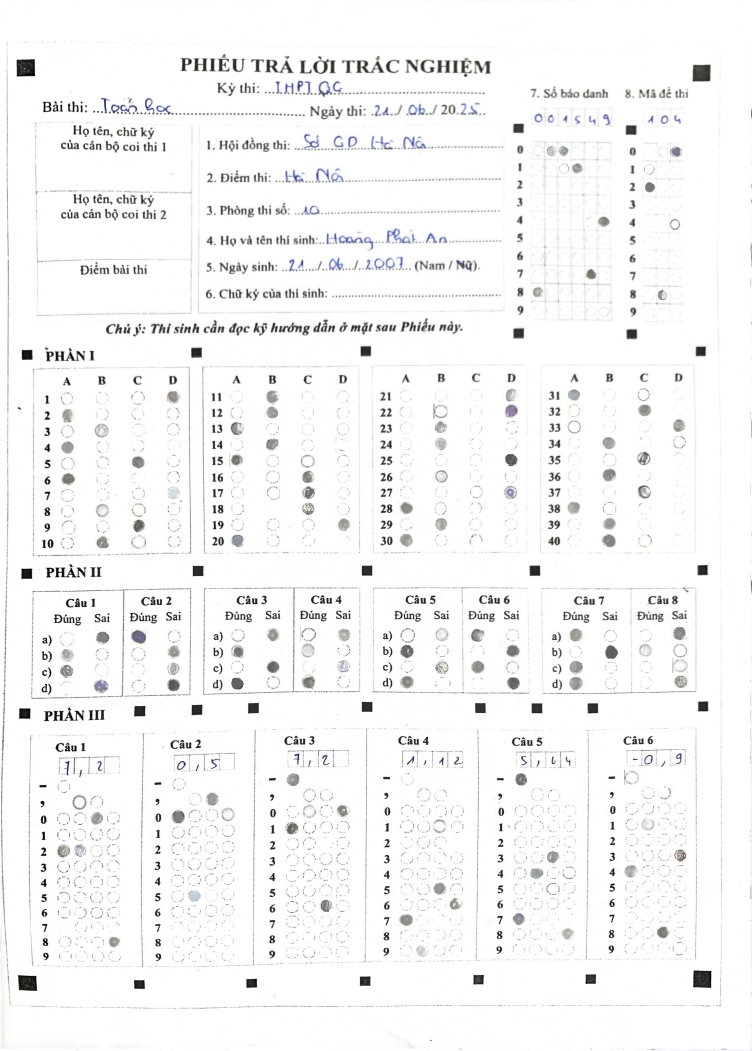
#> input picture IMG_3960_iter_0.jpg, 2255 x 3151 px, found by its file name (shown at 1/3 size)
$ python test_grid.py
#> lines starting #> are read from the running program, lines starting #| are printed output that depends on the picture; after the words box and inside, x2 and y2 are one past the last pixel; in counts of white or black regions, pixels touching at a corner belong together; long printed decimals are rounded
### multichoice_result_processing/image_processing.py
import cv2

def getNails(image_path):
    """
    Detects black squares in a given image and saves the output to a file.

    This function takes an image path, an output image path, and an output text path as input.
    It reads the image, processes it to find the centers of black squares, and saves the results
    in both an annotated image and a text file in YOLOv8 format.

    The coordinates of each detected square's center are also written beside the corresponding box
    in the annotated image.

    :param image_path: Path to the input image
    :param output_image_path: Path to the annotated output image
    :param output_txt_path: Path to the output text file
    :return: List of centers of the black squares in YOLOv8 format
    """
#> called with image_path = 'IMG_3960_iter_0.jpg'
    image = cv2.imread(image_path)
#> image is the input picture: shape (3151, 2255, 3); mean B, G, R 245.8, 245.7, 245.7
    gray = cv2.cvtColor(image, cv2.COLOR_BGR2GRAY)
    gray = cv2.GaussianBlur(gray, (5, 5), 0)

    # Threshold the grayscale image
    _, thresh = cv2.threshold(gray, 128, 255, cv2.THRESH_BINARY_INV)
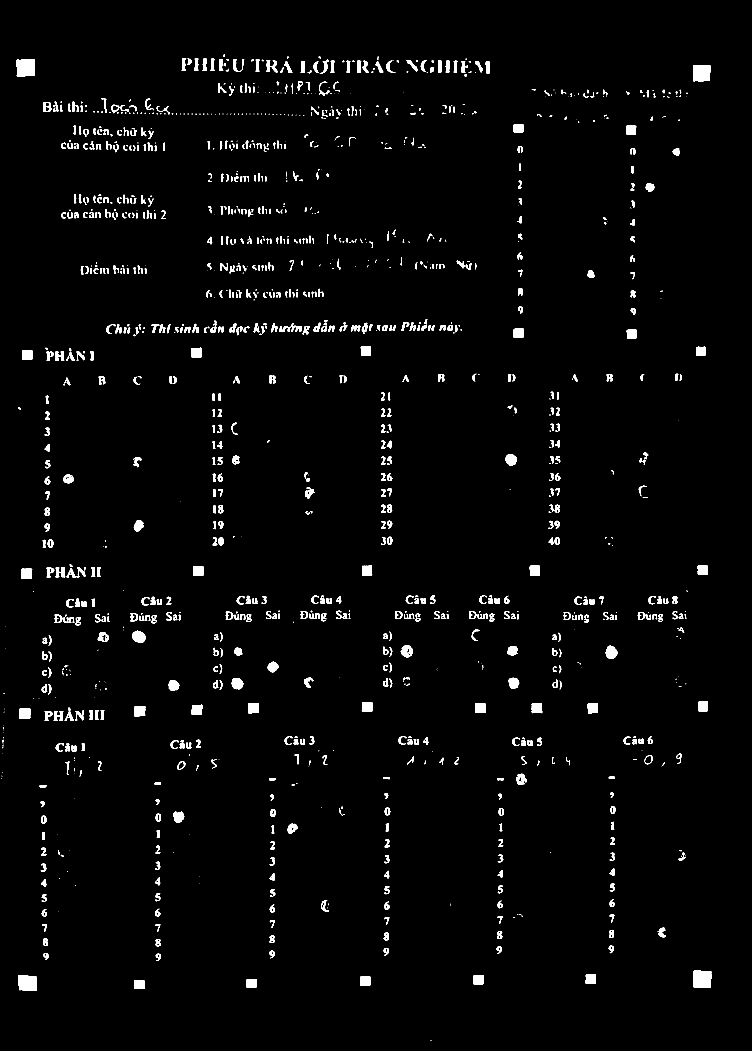
#> thresh: shape (3151, 2255) (shown at 1/3 size); 2.2% white; 1294 white regions (402 under 20 px)

    # Find contours in the thresholded image
    contours, _ = cv2.findContours(thresh, cv2.RETR_EXTERNAL, cv2.CHAIN_APPROX_SIMPLE)
#> contours = 1294 contours, 484 with area under 20; largest, box (x1, y1, x2, y2) and area: (50, 178, 105, 229) 2566, (2080, 2912, 2134, 2963) 2548, (2079, 195, 2131, 244) 2364, (55, 2926, 111, 2972) 2278, (397, 1892, 437, 1929) 1051

    centers = []
    image_height, image_width = image.shape[:2]

    for contour in contours:
        # Approximate the contour to a polygon
        epsilon = 0.03 * cv2.arcLength(contour, True)
        approx = cv2.approxPolyDP(contour, epsilon, True)

        # Check if the polygon is a quadrilateral
        if len(approx) == 4:
            x, y, w, h = cv2.boundingRect(approx)
            aspect_ratio = w / float(h)

            # Ensure it's a square and of a reasonable size
            if 0.7 < aspect_ratio < 1.25 and w > 12 and h > 12:
                roi = thresh[y:y+h, x:x+w]
                black_pixels = cv2.countNonZero(roi)
                total_pixels = w * h
                fill_ratio = black_pixels / total_pixels

                # Check if the square is mostly filled
                if fill_ratio > 0.9:
                    M = cv2.moments(contour)
                    if M["m00"] != 0:
                        center_x = int(M["m10"] / M["m00"])
                        center_y = int(M["m01"] / M["m00"])

                        # Convert to YOLOv8 format
                        yolov8_x = center_x / image_width
                        yolov8_y = center_y / image_height

                        centers.append((yolov8_x, yolov8_y))

                        # Annotate the image
                        cv2.circle(image, (center_x, center_y), 5, (0, 0, 255), -1)
                        cv2.rectangle(image, (x, y), (x + w, y + h), (0, 255, 0), 2)

                        # Write coordinates beside the black box (Black text color)
                        coordinate_text = f"({yolov8_x:.4f}, {yolov8_y:.4f})"
                        cv2.putText(image, coordinate_text, (center_x + 10, center_y - 10),
                                    cv2.FONT_HERSHEY_SIMPLEX, 0.5, (0, 0, 0), 1, cv2.LINE_AA)
#> this loop made 1294 passes
#> (epsilon, approx, x, y, w, h, aspect_ratio, black_pixels) on passes 2 to 5: (3.25, [[403, 2941], [404, 2965], [433, 2965], [432, 2941]], 403, 2941, 31, 25, 1.24, 767), (3.28, [[740, 2938], [740, 2962], [770, 2960], [769, 2937]], 740, 2937, 31, 26, 1.19, 782), (3.32, [[1080, 2931], [1080, 2956], [1110, 2955], [1110, 2930]], 1080, 2930, 31, 27, 1.15, 835), (5.87, [[55, 2926], [57, 2969], [110, 2971], [107, 2928]], 55, 2926, 56, 46, 1.22, 2375)
#> pass 2, in getNails, `roi = thresh[y:y+h, x:x+w]`:
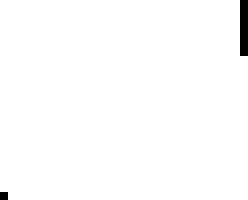
#> roi: shape (25, 31) (shown 8 times larger); 99% white; black in thin lines or dots
#> pass 3, in getNails, `roi = thresh[y:y+h, x:x+w]`:
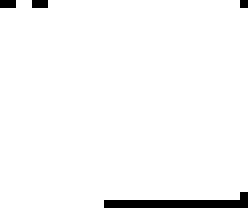
#> roi: shape (26, 31) (shown 8 times larger); 97% white; black in thin lines or dots
#> after the loop:
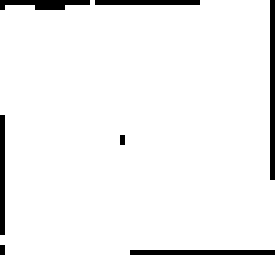
#> roi: shape (51, 55) (shown 5 times larger); 95% white; black in thin lines or dots
#> after the loop, centers = 31 pairs, first value 0.0324 to 0.935, second value 0.0644 to 0.937

    # [10 lines of commented-out code are left out]
    return centers

### multichoice_result_processing/grid_info.py
# bubble_detection.py
from sklearn.cluster import DBSCAN
import numpy as np
from bubble_classify import sort_to_convex_quadrilateral
def getDotsbetween(centers, dot1, dot2, axis=1):
    """
    Finds all dots with coordinates between the values of two given dots along a specified axis.

    :param centers: List of all points in the format [(x, y), ...]
    :param dot1: The first reference dot as (x, y)
    :param dot2: The second reference dot as (x, y)
    :param axis: The axis to filter by ('x' or 'y')
    :return: List of dots with coordinates between dot1 and dot2 on the specified axis
    """
    if axis not in (0, 1):
        raise ValueError("Invalid axis. Choose 'x' or 'y'.")

    # Extract the values for the chosen axis
    coord1, coord2 = dot1[axis], dot2[axis]

    # Determine the range (min and max values on the chosen axis)
    coord_min, coord_max = min(coord1, coord2)-0.002, max(coord1, coord2)+0.002

    # Filter points with coordinates within the range on the chosen axis
    dots_in_range = [
        point for point in centers if coord_min <= point[axis] <= coord_max
    ]

    return dots_in_range
def linearForwardDot(dotA,dotB,k=0.56):
    """
    Linear forward a dot with the start from A

    :param dotA: the first dot a tupple of (x,y)
    :param dotB: the second dot
    :param k: define the scale
    :return a tupple (x,y)
    """
    newdot = (
    k*(dotB[0] - dotA[0]) + dotA[0],  # x-coordinate
    k*(dotB[1] - dotA[1]) + dotA[1]   # y-coordinate
    )
    return newdot

# [8 lines left out: function flattenMatrix, not called in this run]

def getGridmatrix(centers):
    """
    Finds the 5 points with the highest x values, sorts them by y values,
    and draws lines sequentially between consecutive points.

    Appends leftover points from centers (not in dots_matrix) to dots_matrix,
    with specific conditions for inclusion based on y-values.

    :param centers: List of center coordinates in YOLOv8 format [(x, y), ...]
    :return: Dots matrix containing points between drawn lines and leftover points
    """
    if len(centers) < 2:
        print("Not enough points to draw lines.")
        return []

    # Find the 5 points with the highest and lowest x values
    top_5_x_max = sorted(centers, key=lambda p: p[0], reverse=True)[:5]
    top_5_x_min = sorted(centers, key=lambda p: p[0])[:5]

    # Sort the points by their y values
    top_5_x_max_sorted_by_y = sorted(top_5_x_max, key=lambda p: p[1])
    top_5_x_min_sorted_by_y = sorted(top_5_x_min, key=lambda p: p[1])

    # Initialize the matrix to store dots found between pairs
    dots_matrix = []

    # Draw lines sequentially between the sorted points
    for i in range(len(top_5_x_max_sorted_by_y) - 1):
        point1 = top_5_x_max_sorted_by_y[i]
        point2 = top_5_x_max_sorted_by_y[i + 1]

    for i in range(len(top_5_x_min_sorted_by_y) - 1):
        point1 = top_5_x_min_sorted_by_y[i]
        point2 = top_5_x_min_sorted_by_y[i + 1]

    for i in range(len(top_5_x_min_sorted_by_y)):
        point1 = top_5_x_min_sorted_by_y[i]
        point2 = top_5_x_max_sorted_by_y[i]
        # Find dots between these two points
        # Sort from lowest x to highest
        dots_between = sorted(getDotsbetween(centers, point1, point2, 1), key=lambda p: p[0])
        # Add to the matrix
        dots_matrix.append(dots_between)

    # Complement the lost dot by vector trick
    dots_buffer = (0, 0)
    dots_matrix[1].append(dots_buffer)
    dots_matrix[1][4] = dots_matrix[1][3]

    dots_matrix[1][3] = (
        dots_matrix[1][4][0] - dots_matrix[2][4][0] + dots_matrix[2][3][0],  # x-coordinate
        dots_matrix[1][4][1] - dots_matrix[2][4][1] + dots_matrix[2][3][1]   # y-coordinate
    )

    # Get leftover points not in dots_matrix
    used_points = {tuple(dot) for row in dots_matrix for dot in row}
    leftover_points = [point for point in centers if tuple(point) not in used_points]

    # Sort leftover points by y-values
    leftover_sorted_by_y = sorted(leftover_points, key=lambda p: p[1])

    # Get the smallest and second smallest y-value points
    smallest_and_second_smallest_y = leftover_sorted_by_y[:2] if len(leftover_sorted_by_y) >= 2 else []
    print("The smallest_and second smallest",smallest_and_second_smallest_y)
    # Find 2 nearest points to any point with y < dots_matrix[1][0]
    reference_y = dots_matrix[1][0][1]
    smaller_y_points = [point for point in leftover_points if point[1] < reference_y]
    nearest_points = sorted(smaller_y_points, key=lambda p: abs(p[1] - reference_y))[:2]
    print("nearest point is",nearest_points)
    # Append the specific leftover points to the matrix
    dots_matrix.append(smallest_and_second_smallest_y)
    dots_matrix[5].append(nearest_points[0])
    dots_matrix[5].append(nearest_points[1])
    print("The dotmatrix5 is ",dots_matrix[5])
    return dots_matrix

def getExtractsections(matrix_dots):
    # Initialize 'sections' as a 4x6 2D list
    sections = [[None for _ in range(8)] for _ in range(4)]  # Creates a 4x6 list filled with None
    # Assign values to the sections
    sections[0][0] = sort_to_convex_quadrilateral(matrix_dots[5])
    sections[0][1] = sort_to_convex_quadrilateral((matrix_dots[0][1], matrix_dots[1][4], sections[0][0][1], sections[0][0][2]))
    sections[1][0] = sort_to_convex_quadrilateral((matrix_dots[1][0], matrix_dots[1][1], matrix_dots[2][0], matrix_dots[2][1]))
    sections[1][1] = sort_to_convex_quadrilateral((matrix_dots[1][1], matrix_dots[1][2], matrix_dots[2][1], matrix_dots[2][2]))
    sections[1][2] = sort_to_convex_quadrilateral((matrix_dots[1][2], matrix_dots[1][3], matrix_dots[2][2], matrix_dots[2][3]))
    sections[1][3] = sort_to_convex_quadrilateral((matrix_dots[1][3], matrix_dots[1][4], matrix_dots[2][3], matrix_dots[2][4]))
    sections[2][0] = sort_to_convex_quadrilateral((matrix_dots[2][0], linearForwardDot(matrix_dots[2][0],matrix_dots[2][1]),
                                                   matrix_dots[3][0],linearForwardDot(matrix_dots[3][0],matrix_dots[3][1])))
    sections[2][1] = sort_to_convex_quadrilateral((matrix_dots[2][1], linearForwardDot(matrix_dots[2][0],matrix_dots[2][1]),
                                                   matrix_dots[3][2],linearForwardDot(matrix_dots[3][0],matrix_dots[3][2])))

    sections[2][2] = sort_to_convex_quadrilateral((matrix_dots[2][1], linearForwardDot(matrix_dots[2][1],matrix_dots[2][2]),
                                                   matrix_dots[3][2],linearForwardDot(matrix_dots[3][2],matrix_dots[3][4])))
    sections[2][3] = sort_to_convex_quadrilateral((matrix_dots[2][2], linearForwardDot(matrix_dots[2][1],matrix_dots[2][2]),
                                                   matrix_dots[3][4],linearForwardDot(matrix_dots[3][2],matrix_dots[3][4])))

    sections[2][4] = sort_to_convex_quadrilateral((matrix_dots[2][2], linearForwardDot(matrix_dots[2][2],matrix_dots[2][3]),
                                                   matrix_dots[3][4],linearForwardDot(matrix_dots[3][4],matrix_dots[3][6])))
    sections[2][5] = sort_to_convex_quadrilateral((matrix_dots[2][3], linearForwardDot(matrix_dots[2][2],matrix_dots[2][3]),
                                                   matrix_dots[3][6],linearForwardDot(matrix_dots[3][4],matrix_dots[3][6])))

    sections[2][6] = sort_to_convex_quadrilateral((matrix_dots[2][3], linearForwardDot(matrix_dots[2][3],matrix_dots[2][4]),
                                                   matrix_dots[3][6],linearForwardDot(matrix_dots[3][6],matrix_dots[3][8])))
    sections[2][7] = sort_to_convex_quadrilateral((matrix_dots[2][4], linearForwardDot(matrix_dots[2][3],matrix_dots[2][4]),
                                                   matrix_dots[3][8],linearForwardDot(matrix_dots[3][6],matrix_dots[3][8])))
    sections[3][0] = sort_to_convex_quadrilateral((matrix_dots[3][0], matrix_dots[4][0], matrix_dots[3][1], matrix_dots[4][1]))
    sections[3][1] = sort_to_convex_quadrilateral((matrix_dots[3][1], matrix_dots[4][1], matrix_dots[3][3], matrix_dots[4][2]))
    sections[3][2] = sort_to_convex_quadrilateral((matrix_dots[3][3], matrix_dots[4][2], matrix_dots[3][4], matrix_dots[4][3]))
    sections[3][3] = sort_to_convex_quadrilateral((matrix_dots[3][4], matrix_dots[4][3], matrix_dots[3][5], matrix_dots[4][4]))
    sections[3][4] = sort_to_convex_quadrilateral((matrix_dots[3][5], matrix_dots[4][4], matrix_dots[3][7], matrix_dots[4][5]))
    sections[3][5] = sort_to_convex_quadrilateral((matrix_dots[3][7], matrix_dots[4][5], matrix_dots[3][8], matrix_dots[4][6]))

    return sections

# [4 lines that do not run on import are left out]

### multichoice_result_processing/visualization.py
# visualization.py
import cv2
import matplotlib.pyplot as plt
from utilities import generate_random_colors
import random


def drawDots(image_path, dots, output_path="draw_dots.jpg", dot_radius=10,random_color = 0):
    """
    Draws large dots on an image based on YOLOv8 format coordinates with random colors.

    :param image_path: Path to the input image
    :param dots: A list of (x, y) coordinates scaled between 0 and 1
    :param output_path: Path to save the output image with dots drawn
    :param dot_radius: Radius of the dots (default is 10)
    :return: None (saves the output image to `output_path`)
    """
    # Load the image
    image = cv2.imread(image_path)
    if image is None:
        raise FileNotFoundError(f"Image not found at {image_path}")

    height, width, _ = image.shape

    if random_color == 1:
        # Generate a random color in BGR format
        color = (random.randint(0, 255), random.randint(0, 255), random.randint(0, 255))
    else:
        color = (0,0,255)
    # Draw each dot on the image with a random color
    for dot in dots:
        # Convert normalized coordinates to pixel values
        x = int(dot[0] * width)
        y = int(dot[1] * height)

        # Draw a circle (dot) on the image
        cv2.circle(image, (x, y), dot_radius, color, thickness=-1)  # -1 fills the circle

    # Save the output image
    cv2.imwrite(output_path, image)
    print(f"Output image saved at {output_path}")

# [52 lines left out: functions drawClustereddots, visualize_batches, not called in this run]

### multichoice_result_processing/bubble_classify.py
from shapely.geometry import Point, Polygon
import math
import numpy as np
from sklearn.cluster import DBSCAN
from utilities import append_to_file

def sort_to_convex_quadrilateral(dots):
    """
    Sorts a tuple of 4 dots into the order of a convex quadrilateral.

    :param dots: A tuple or list of 4 tuples, each representing (x, y) coordinates of a point
    :return: A list of 4 tuples sorted into a convex quadrilateral order
    """
    if len(dots) != 4:
        raise ValueError("Input must contain exactly 4 dots.")

    # Calculate the centroid of the points
    centroid_x = sum(dot[0] for dot in dots) / 4
    centroid_y = sum(dot[1] for dot in dots) / 4

    # Function to calculate the polar angle of a point relative to the centroid
    def polar_angle(dot):
        x, y = dot
        return math.atan2(y - centroid_y, x - centroid_x)

    # Sort the dots by their polar angle relative to the centroid
    sorted_dots = sorted(dots, key=polar_angle)
    return sorted_dots

class BubbleClassifier:
    def __init__(self, grid_section, dots):
        self.grid_section = grid_section
        self.dots = dots

    # [105 lines left out: functions dots_in_quadrilateral, classify_batches, process_batches_to_file, process_grid_section, not called in this run]

# [32 lines of commented-out code are left out]

### multichoice_result_processing/test_grid.py
import image_processing
import grid_info
import visualization
input_image_path = 'IMG_3960_iter_0.jpg'
#input_data = 'IMG_1581_iter_0.txt'
result_txt_path = 'results_test_2.txt'

centers = image_processing.getNails(input_image_path)
#centers_duc=image_processing.detect_black_square_centers(input_image_path)
#visualization.drawDots(input_image_path,"draw_centers_duc.jpg")
#visualization.drawDots(input_image_path,centers,"draw_centers.jpg")
gridmatrix=grid_info.getGridmatrix(centers)
#> in getGridmatrix, `top_5_x_max = sorted(centers, key=lambda p: p[0], reverse=True)[:5]`: top_5_x_max = [(0.935, 0.672), (0.934, 0.542), (0.934, 0.932), (0.933, 0.0692), (0.932, 0.334)]
#> in getGridmatrix, `top_5_x_min = sorted(centers, key=lambda p: p[0])[:5]`: top_5_x_min = [(0.0324, 0.679), (0.0337, 0.0644), (0.035, 0.546), (0.0359, 0.338), (0.0364, 0.936)]
#> in getGridmatrix, `top_5_x_max_sorted_by_y = sorted(top_5_x_max, key=lambda p: p[1])`: top_5_x_max_sorted_by_y = [(0.933, 0.0692), (0.932, 0.334), (0.934, 0.542), (0.935, 0.672), (0.934, 0.932)]
#> in getGridmatrix, `top_5_x_min_sorted_by_y = sorted(top_5_x_min, key=lambda p: p[1])`: top_5_x_min_sorted_by_y = [(0.0337, 0.0644), (0.0359, 0.338), (0.035, 0.546), (0.0324, 0.679), (0.0364, 0.936)]
#> the loop in getGridmatrix, `for i in range(len(top_5_x_max_sorted_by_y) - 1):` made 4 passes
#> (point1, point2) on passes 1 to 4: ((0.933, 0.0692), (0.932, 0.334)), ((0.932, 0.334), (0.934, 0.542)), ((0.934, 0.542), (0.935, 0.672)), ((0.935, 0.672), (0.934, 0.932))
#> the loop in getGridmatrix, `for i in range(len(top_5_x_min_sorted_by_y) - 1):` made 4 passes
#> (point1, point2) on passes 1 to 4: ((0.0337, 0.0644), (0.0359, 0.338)), ((0.0359, 0.338), (0.035, 0.546)), ((0.035, 0.546), (0.0324, 0.679)), ((0.0324, 0.679), (0.0364, 0.936))
#> the loop in getGridmatrix, `for i in range(len(top_5_x_min_sorted_by_y)):` made 5 passes
#> (point1, point2) on passes 2 to 5: ((0.0359, 0.338), (0.932, 0.334)), ((0.035, 0.546), (0.934, 0.542)), ((0.0324, 0.679), (0.935, 0.672)), ((0.0364, 0.936), (0.934, 0.932))
#> after the loop in getGridmatrix, `for i in range(len(top_5_x_min_sorted_by_y)):`: dots_matrix = 5 items
#> in getGridmatrix, `used_points = {tuple(dot) for row in dots_matrix for dot in row}`: used_points = 28 items
#> in getGridmatrix, `leftover_points = [point for point in centers if tuple(point) not in u..`: leftover_points = [(0.84, 0.318), (0.69, 0.317), (0.839, 0.123), (0.69, 0.122)]
#> in getGridmatrix, `leftover_sorted_by_y = sorted(leftover_points, key=lambda p: p[1])`: leftover_sorted_by_y = [(0.69, 0.122), (0.839, 0.123), (0.69, 0.317), (0.84, 0.318)]
#> in getGridmatrix, `smallest_and_second_smallest_y = leftover_sorted_by_y[:2] if len(lefto..`: smallest_and_second_smallest_y = [(0.69, 0.122), (0.839, 0.123)]
#| The smallest_and second smallest [(0.6896, 0.1219), (0.839, 0.1235)]
#> in getGridmatrix, `reference_y = dots_matrix[1][0][1]`: reference_y = 0.338
#> in getGridmatrix, `smaller_y_points = [point for point in leftover_points if point[1] < r..`: smaller_y_points has the same summary as leftover_points
#> in getGridmatrix, `nearest_points = sorted(smaller_y_points, key=lambda p: abs(p[1] - ref..`: nearest_points = [(0.84, 0.318), (0.69, 0.317)]
#| nearest point is [(0.8399, 0.3177), (0.6896, 0.317)]
#| The dotmatrix5 is  [(0.6896, 0.1219), (0.839, 0.1235), (0.8399, 0.3177), (0.6896, 0.317)]
#> gridmatrix = 6 items
print("The length of the grid is: ",)
section_grid=grid_info.getExtractsections(gridmatrix)
#> section_grid = 4 items
print(section_grid[3][1])
#| [(0.1854, 0.6769), (0.3366, 0.6741), (0.3344, 0.9359), (0.1849, 0.9372)]
#flaten_matrix=grid_info.flattenMatrix(gridmatrix)
visualization.drawDots(input_image_path,section_grid[3][0])
